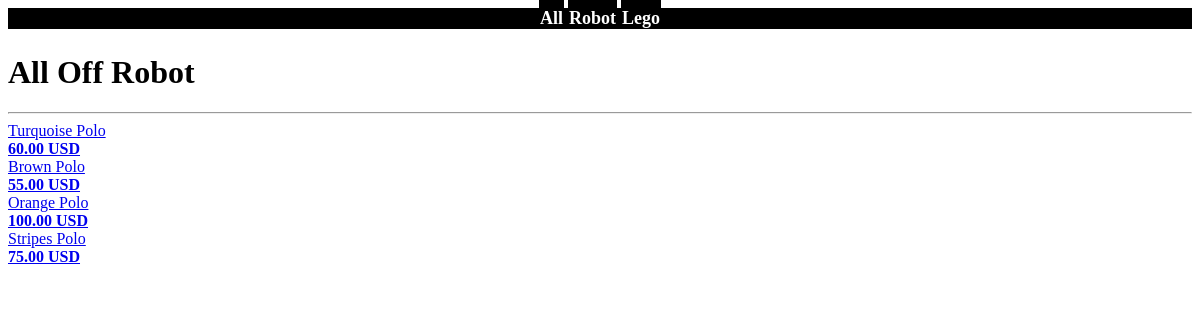
The app's page /tshirt.php with its own data.
### tables this page shows
CREATE TABLE `shirt` (
  `ShiID` varchar(10) NOT NULL,
  `ShiName` varchar(30) NOT NULL,
  `ShiPrice` bigint(20) NOT NULL,
  `ShiDes` varchar(30) NOT NULL,
  `ShiDate` datetime NOT NULL,
  `ShiImg` varchar(1000) NOT NULL,
  `ShiQty` int(10) NOT NULL,
  `Cat_ID` varchar(10) NOT NULL,
  `SoldQty` int(7) NOT NULL
);

### tshirt.php (the view, shortened to what this page needs)
<link rel="stylesheet" href="./Css/product.css">
    <div class="container-fluid">
        <div class="row justify-content-center" style="text-align: center; background-color:black">
            <a href="?page=show" class="col-2 cate-nav">All</a>
            <a href="?page=tshirt" class="col-2 cate-nav">Robot</a>
            <a href="?page=polo" class="col-2 cate-nav">Lego</a>
        </div>
    <div class="row" style="margin-top: 25px;">
    <H1>All Off Robot</H1>
    <hr>
    <?php
        include_once("connection.php");
        $result = mysqli_query($conn, "SELECT * FROM shirt where Cat_ID = 'C01'" );
        while($row = mysqli_fetch_array($result, MYSQLI_ASSOC)){
        ?>
            <div class="col-lg-2 col-md-3 col-sm-4 col-6 content-item">
            <a href="?page=detail_product&&id=<?php echo $row["ShiID"]; ?>" class="shirt-link">
            <div class="shirt-title">
            <?php echo $row['ShiName']?>
            </div>
            <div class="shirt-price"style="font-weight: bold;">
            <?php echo $row['ShiPrice']?>.00&nbsp;USD
            </div>
            </a>
            </div>
        <?php
        }
        ?>
    </div>
</div>

### Css/product.css (style rules this page uses)
.cate-nav { background-color: black; border: 1px solid black; Width:150px; height: 50px; padding-top: 10px; font-weight: bold; color: white; font-size: large; cursor: pointer; text-decoration: none; }

### records on screen
shirt: ShiName "Turquoise Polo", ShiPrice "60"
shirt: ShiName "Brown Polo", ShiPrice "55"
shirt: ShiName "Orange Polo", ShiPrice "100"
shirt: ShiName "Stripes Polo", ShiPrice "75"
